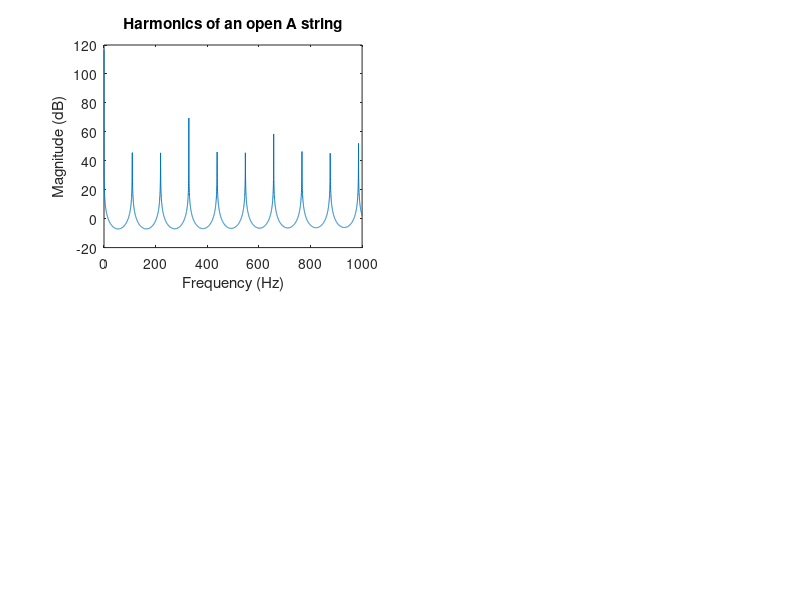

Write the MATLAB code that produced this figure. (Note: this script raises an error after producing the figure.)
clc
clear all
Fs       = 44100;
A        = 110; % The A string of a guitar is normally tuned to 110 Hz
Eoffset  = -5;
Doffset  = 5;
Goffset  = 10;
Boffset  = 14;
E2offset = 19;
F = linspace(1/Fs, 1000, 2^12);
x = zeros(Fs*4, 1);
delay = round(Fs/A);
%generating an FIR filter with parameters b and a
b  = firls(42, [0 1/delay 2/delay 1], [0 0 1 1]);
a  = [1 zeros(1, delay) -0.5 -0.5];
[H,W] = freqz(b, a, F, Fs);
%magnitude response
subplot(2,2,1)
plot(W, 20*log10(abs(H)));
title('Harmonics of an open A string');
xlabel('Frequency (Hz)');
ylabel('Magnitude (dB)');
zi = rand(max(length(b),length(a))-1,1);
note = filter(b, a, x, zi);
note = note-mean(note);
note = note/max(abs(note));
hplayer = audioplayer(note, Fs); play(hplayer)

%fretted string 
fret  = 4;
delay = round(Fs/(A*2^(fret/12)));
b  = firls(42, [0 1/delay 2/delay 1], [0 0 1 1]);
a  = [1 zeros(1, delay) -0.5 -0.5];
[H,W] = freqz(b, a, F, Fs);
hold on
subplot(2,2,2)
plot(W, 20*log10(abs(H)));
title('Harmonics of the A string');
zi = rand(max(length(b),length(a))-1,1);
note = filter(b, a, x, zi);
note = note-mean(note);
note = note/max(note);
hplayer = audioplayer(note, Fs); play(hplayer)
fret = [3 2 0 0 0 3];
delay = [round(Fs/(A*2^((fret(1)+Eoffset)/12))), ...
    round(Fs/(A*2^(fret(2)/12))), ...
    round(Fs/(A*2^((fret(3)+Doffset)/12))), ...
    round(Fs/(A*2^((fret(4)+Goffset)/12))), ...
    round(Fs/(A*2^((fret(5)+Boffset)/12))), ...
    round(Fs/(A*2^((fret(6)+E2offset)/12)))];


  
b = cell(length(delay),1);
a = cell(length(delay),1);
H = zeros(length(delay),4096);
note = zeros(length(x),length(delay));
for indx = 1:length(delay)
    
    % Build a cell array of numerator and denominator coefficients.
    b{indx} = firls(42, [0 1/delay(indx) 2/delay(indx) 1], [0 0 1 1]).';
    a{indx} = [1 zeros(1, delay(indx)) -0.5 -0.5].';
    
    % Populate the states with random numbers and filter the input zeros.
    zi = rand(max(length(b{indx}),length(a{indx}))-1,1);
    
    note(:, indx) = filter(b{indx}, a{indx}, x, zi);
    
    % Make sure that each note is centered on zero.
    note(:, indx) = note(:, indx)-mean(note(:, indx));
    
    [H(indx,:),W] = freqz(b{indx}, a{indx}, F, Fs);
end
subplot(2,2,[3,4])
hline = plot(W,20*log10(abs(H.')));
title('Harmonics of a G major chord');
xlabel('Frequency (Hz)');
ylabel('Magnitude (dB)');
legend(hline,'G','B','D','G','B','G2');
hold on
combinedNote = sum(note,2);
combinedNote = combinedNote/max(abs(combinedNote));
hplayer = audioplayer(combinedNote, Fs); play(hplayer)
offset = 50; 
offset = ceil(offset*Fs/1000);
for indx = 1:size(note, 2)
    note(:, indx) = [zeros(offset*(indx-1),1); ...
                note((1:end-offset*(indx-1)), indx)];
end
combinedNote = sum(note,2);
combinedNote = combinedNote/max(abs(combinedNote));
hplayer = audioplayer(combinedNote, Fs); play(hplayer)